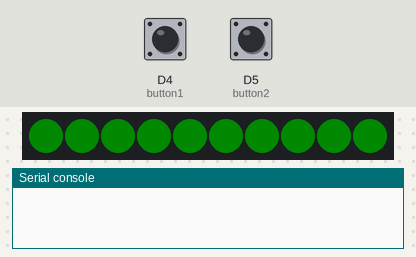
Bench run of a program on a simulated CircuitPython board. On the bench: 10 RGB LEDs in strip order, left to right, the last lines printed to the serial console. The inputs (shaded band) are chosen by the test bench; at power-on: D4 (button1) LOW, D5 (button2) LOW. Dim RGB values are drawn brighter than linear.

Above: at 1.2 s.
1.3 s: D4 (button1) pulled HIGH for 0.15 s
2.0 s: D5 (button2) pulled HIGH for 0.15 s
At 2.42 s:
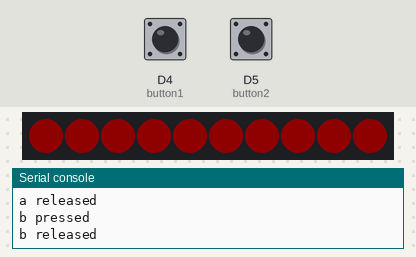
2.7 s: D4 (button1) pulled HIGH for 1 s
At 4.2 s:
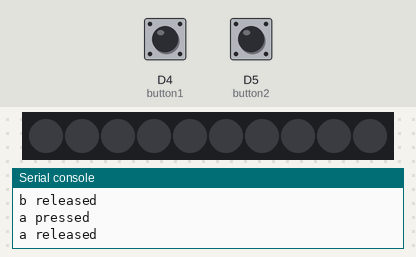
4.3 s: D5 (button2) pulled HIGH for 1 s
At 5.55 s:
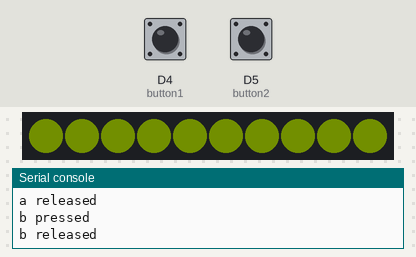
5.9 s: D5 (button2) pulled HIGH for 3.2 s
At 9.8 s:
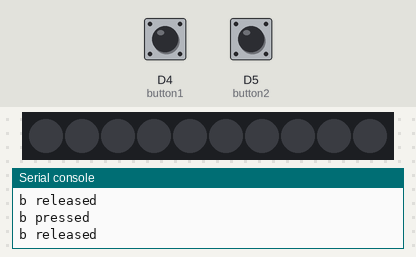

The program:

jjmojo-fader-with-mode.py
```python
# (licence header left out)
import board
import neopixel
import time
from digitalio import DigitalInOut, Direction, Pull
from my_palettes import pride, green_to_off

rgb = neopixel.NeoPixel(
    board.NEOPIXEL,  # pyright: ignore [reportGeneralTypeIssues]
    10,
    brightness=0.2,
    auto_write=False,
)


class Button:
    _debounce = 0.1

    def __init__(self, pin, name, onrelease) -> None:
        self.name = name
        self.checkin = time.monotonic()
        self.state = False
        self.onrelease = onrelease
        self.input = DigitalInOut(pin)
        self.input.direction = Direction.INPUT
        self.input.pull = Pull.DOWN

    def press(self):
        print(self.name, "pressed")

    def release(self):
        print(self.name, "released")
        self.onrelease()

    def check(self):
        return self.input.value

    def update(self):
        if time.monotonic() - self.checkin > self._debounce:
            if self.state and not self.check():
                self.release()

            if not self.state and self.check():
                self.press()

            self.state = self.check()

            self.checkin = time.monotonic()


class Fader:
    def __init__(self, palette: tuple[int, ...], interval: float = 0.1) -> None:
        self.checkin = time.monotonic()
        self.color = 0
        self.interval = interval
        self.palette = palette
        self.max = len(self.palette) * interval
        self.epoch = 0
        self.index = 0

    def update(self):
        self.epoch = time.monotonic() - self.checkin

        self.index = round((self.epoch % self.max) / self.interval)

        if self.index > len(self.palette) - 1:
            self.index = 0
            self.checkin = time.monotonic()

        self.color = self.palette[self.index]


class ModeFader(Fader):
    def __init__(self, palette: tuple[int, ...], interval: float = 0.1) -> None:
        self.on = True
        Fader.__init__(self, palette, interval)

    def update(self):
        if not self.on:
            self.color = 0
            return

        Fader.update(self)


class AutoOffFader(ModeFader):
    def reset(self):
        self.epoch = 0
        self.checkin = time.monotonic()
        self.on = True
        self.index = 0

    def update(self):
        ModeFader.update(self)
        if self.on and self.index == len(self.palette) - 1:
            self.on = False


auto_off = AutoOffFader(green_to_off, 0.05)
runner = ModeFader(pride, 0.1)


def fire_auto():
    runner.on = False
    auto_off.reset()


def cycle_toggle():
    auto_off.on = False
    runner.on = not runner.on


button1 = Button(board.D4, "a", fire_auto)
button2 = Button(board.D5, "b", cycle_toggle)

previous = None
fader = auto_off

while True:
    if auto_off.on:
        fader = auto_off
    if runner.on:
        fader = runner

    button1.update()
    button2.update()
    fader.update()

    if fader.color != previous:
        rgb.fill(fader.color)
        rgb.show()
        previous = fader.color
```

my_palettes.py
```python
import adafruit_fancyled.adafruit_fancyled as fancy

my_palettes = {
    "fire": [
        0xFFFFFF,  # white
        fancy.CHSV(1 / 6),  # yellow
        fancy.CRGB(255, 0, 0),  # pyright: ignore [reportGeneralTypeIssues)]
    ],
    "water": [
        fancy.CHSV(-2 / 3),  # greeen
        fancy.CHSV(-1 / 3),  # blue
        fancy.CHSV(-1 / 6),  # purple
    ],
    "rgb": [
        fancy.CHSV(-0 / 6),  # red
        fancy.CHSV(-4 / 6),  # green
        fancy.CHSV(-2 / 6),  # blue
    ],
    "cym": [
        fancy.CHSV(-3 / 6),  # cyan
        fancy.CHSV(-5 / 6),  # yellow
        fancy.CHSV(-1 / 6),  # magenta
    ],
    "rainbow6": [
        fancy.CHSV(-0 / 6),  # red
        fancy.CHSV(-1 / 6),  # magenta
        fancy.CHSV(-2 / 6),  # blue
        fancy.CHSV(-3 / 6),  # cyan
        fancy.CHSV(-4 / 6),  # green
        fancy.CHSV(-5 / 6),  # yellow
    ],
    "rainbow12": [
        fancy.CHSV(-0 / 12),  # red
        fancy.CHSV(-1 / 12),
        fancy.CHSV(-2 / 12),  # magenta
        fancy.CHSV(-3 / 12),
        fancy.CHSV(-4 / 12),  # blue
        fancy.CHSV(-5 / 12),
        fancy.CHSV(-6 / 12),  # cyan
        fancy.CHSV(-7 / 12),
        fancy.CHSV(-8 / 12),  # green
        fancy.CHSV(-9 / 12),
        fancy.CHSV(-10 / 6),  # yellow
        fancy.CHSV(-11 / 6),
    ],
}

pride = (
    4980736,
    4980736,
    4981248,
    4982272,
    4984064,
    4986880,
    4990720,
    4996096,
    3951616,
    1592320,
    412672,
    19456,
    13312,
    5126,
    1048,
    60,
    76,
    65612,
    327756,
    852044,
    1507367,
    2359309,
    3538946,
    4980736,
)

green_to_off = (
    19456,
    15360,
    11520,
    8448,
    6144,
    4096,
    2560,
    1536,
    768,
    256,
    0,
    0,
    0,
    0,
    0,
    0,
    0,
    0,
    0,
    0,
    0,
    0,
    0,
    0,
)
```

Measured:
- after the input at 2.0 s, the LEDs: first change after 0.17 s (image 1 shows a later state)
- after the input at 4.3 s, the LEDs: first change after 1.1 s (image 3 shows a later state)
- after the input at 5.9 s, the LEDs: first differ from a run without the input after 3.3 s (image 4)
